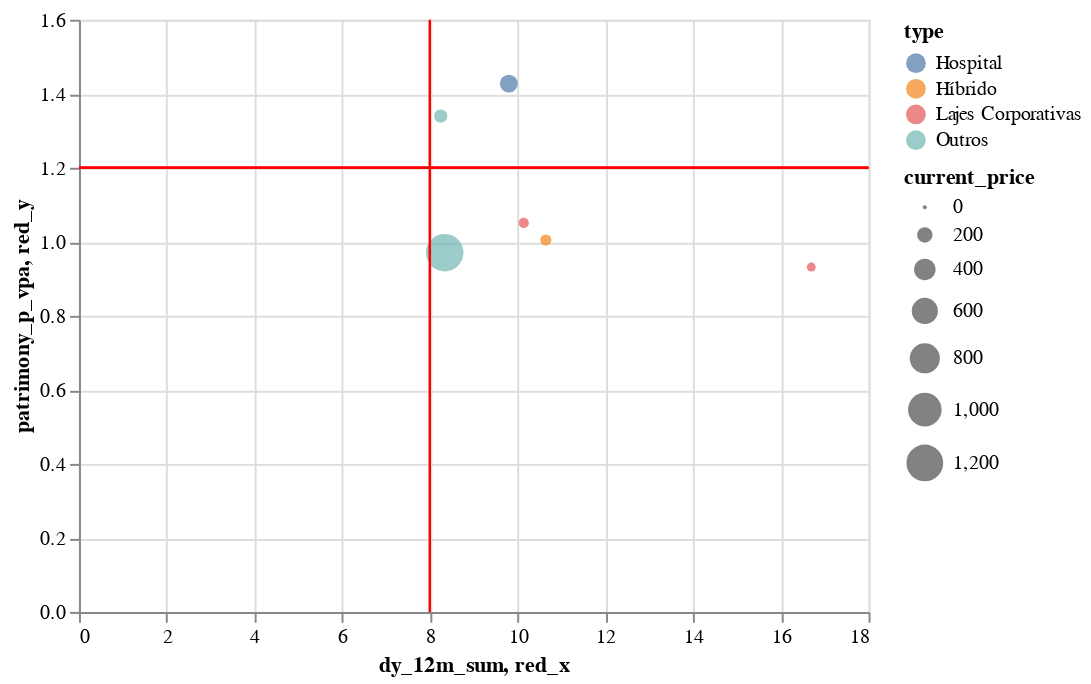

The notebook cell saved with this chart:
### Code cell
red_box_plot = original_red_box(red_box_df)
red_box_plot

### Figure 1 — Vega-Lite specification as saved in the notebook (floating-point values rounded to 4 significant figures)
{"config": {"view": {"continuousWidth": 400, "continuousHeight": 300}}, "layer": [{"mark": {"type": "circle", "size": 60}, "encoding": {"color": {"type": "nominal", "field": "type"}, "size": {"type": "quantitative", "field": "current_price"}, "tooltip": [{"type": "nominal", "field": "code"}, {"type": "nominal", "field": "type"}, {"type": "quantitative", "field": "current_price"}, {"type": "quantitative", "field": "dy_current"}, {"type": "quantitative", "field": "patrimony_p_vpa"}, {"type": "quantitative", "field": "dy_12m_sum"}], "x": {"type": "quantitative", "field": "dy_12m_sum"}, "y": {"type": "quantitative", "field": "patrimony_p_vpa"}}, "selection": {"selector006": {"type": "interval", "bind": "scales", "encodings": ["x", "y"]}}}, {"mark": {"type": "rule", "color": "red"}, "encoding": {"size": {"value": 1}, "x": {"type": "quantitative", "field": "red_x"}}}, {"mark": {"type": "rule", "color": "red"}, "encoding": {"size": {"value": 1}, "y": {"type": "quantitative", "field": "red_y"}}}], "data": {"name": "data-8a0f547ecd7d7c02c553703509bd8ca0"}, "transform": [{"calculate": "8", "as": "red_x"}, {"calculate": "1.2", "as": "red_y"}], "$schema": "https://vega.github.io/schema/vega-lite/v4.8.1.json", "datasets": {"data-8a0f547ecd7d7c02c553703509bd8ca0": [{"code": "MBRF11", "url": "/funds/mbrf11", "type": "Outros", "current_price": 1248.0, "dividend": 39.0, "dy_current": 0.708, "dy_3m_sum": 2.101, "dy_6m_sum": 4.301, "dy_12m_sum": 8.339, "dy_3m_avg": 0.7004, "dy_6m_avg": 0.7168, "dy_12m_avg": 0.6949, "dy_annual": 4.95, "price_variation": -4.787, "profitability_period": -4.112, "profitability_sum_ytd": 1.936, "patrimony_net_value": 130700000.0, "patrimony_vpa": 1286.0, "patrimony_p_vpa": 0.9708, "patrimony_dy": 0.7001, "patrimony_variation": 0.02124, "patrimony_profitability_period": 0.7215, "patrimony_profitability_sum_ytd": 5.12, "vacancy_physical": 0.0, "vacancy_financial": null, "realty": 2}, {"code": "BBRC11", "url": "/funds/bbrc11", "type": "Outros", "current_price": 147.3, "dividend": 1087.0, "dy_current": 0.7707, "dy_3m_sum": 2.136, "dy_6m_sum": 4.161, "dy_12m_sum": 8.246, "dy_3m_avg": 0.7119, "dy_6m_avg": 0.6936, "dy_12m_avg": 0.6872, "dy_annual": 4.779, "price_variation": -6.426, "profitability_period": -5.705, "profitability_sum_ytd": 2.281, "patrimony_net_value": 174800000.0, "patrimony_vpa": 110.0, "patrimony_p_vpa": 1.34, "patrimony_dy": 0.5844, "patrimony_variation": -0.4571, "patrimony_profitability_period": 0.1247, "patrimony_profitability_sum_ytd": 5.555, "vacancy_physical": 0.0, "vacancy_financial": 0.0, "realty": 20}, {"code": "RECT11", "url": "/funds/rect11", "type": "Híbrido", "current_price": 96.7, "dividend": 31170.0, "dy_current": 0.8382, "dy_3m_sum": 2.455, "dy_6m_sum": 5.016, "dy_12m_sum": 10.64, "dy_3m_avg": 0.8182, "dy_6m_avg": 0.836, "dy_12m_avg": 0.8869, "dy_annual": 5.798, "price_variation": -4.798, "profitability_period": -4.0, "profitability_sum_ytd": -1.184, "patrimony_net_value": 671100000.0, "patrimony_vpa": 96.24, "patrimony_p_vpa": 1.005, "patrimony_dy": 0.8417, "patrimony_variation": 0.02121, "patrimony_profitability_period": 0.8631, "patrimony_profitability_sum_ytd": 2.419, "vacancy_physical": 9.7, "vacancy_financial": null, "realty": 7}, {"code": "SPTW11", "url": "/funds/sptw11", "type": "Lajes Corporativas", "current_price": 79.93, "dividend": 3580.0, "dy_current": 1.018, "dy_3m_sum": 2.695, "dy_6m_sum": 5.224, "dy_12m_sum": 10.14, "dy_3m_avg": 0.8984, "dy_6m_avg": 0.8706, "dy_12m_avg": 0.845, "dy_annual": 6.065, "price_variation": 3.511, "profitability_period": 4.565, "profitability_sum_ytd": -10.99, "patrimony_net_value": 136700000.0, "patrimony_vpa": 76.05, "patrimony_p_vpa": 1.051, "patrimony_dy": 0.9862, "patrimony_variation": -0.781, "patrimony_profitability_period": 0.1975, "patrimony_profitability_sum_ytd": 3.466, "vacancy_physical": 0.0, "vacancy_financial": null, "realty": 1}, {"code": "NSLU11", "url": "/funds/nslu11", "type": "Hospital", "current_price": 272.3, "dividend": 2289.0, "dy_current": 1.433, "dy_3m_sum": 3.561, "dy_6m_sum": 5.711, "dy_12m_sum": 9.799, "dy_3m_avg": 1.187, "dy_6m_avg": 0.9518, "dy_12m_avg": 0.8166, "dy_annual": 5.711, "price_variation": 2.029, "profitability_period": 3.492, "profitability_sum_ytd": 18.18, "patrimony_net_value": 218400000.0, "patrimony_vpa": 190.8, "patrimony_p_vpa": 1.428, "patrimony_dy": null, "patrimony_variation": null, "patrimony_profitability_period": null, "patrimony_profitability_sum_ytd": null, "vacancy_physical": 0.0, "vacancy_financial": null, "realty": 1}, {"code": "XPCM11", "url": "/funds/xpcm11", "type": "Lajes Corporativas", "current_price": 57.44, "dividend": 11960.0, "dy_current": 1.626, "dy_3m_sum": 4.319, "dy_6m_sum": 9.127, "dy_12m_sum": 16.69, "dy_3m_avg": 1.44, "dy_6m_avg": 1.521, "dy_12m_avg": 1.391, "dy_annual": 10.42, "price_variation": -5.752, "profitability_period": -4.219, "profitability_sum_ytd": 2.776, "patrimony_net_value": 148800000.0, "patrimony_vpa": 61.64, "patrimony_p_vpa": 0.9318, "patrimony_dy": 1.574, "patrimony_variation": 0.5878, "patrimony_profitability_period": 2.171, "patrimony_profitability_sum_ytd": 10.01, "vacancy_physical": 0.0, "vacancy_financial": null, "realty": 1}]}}
